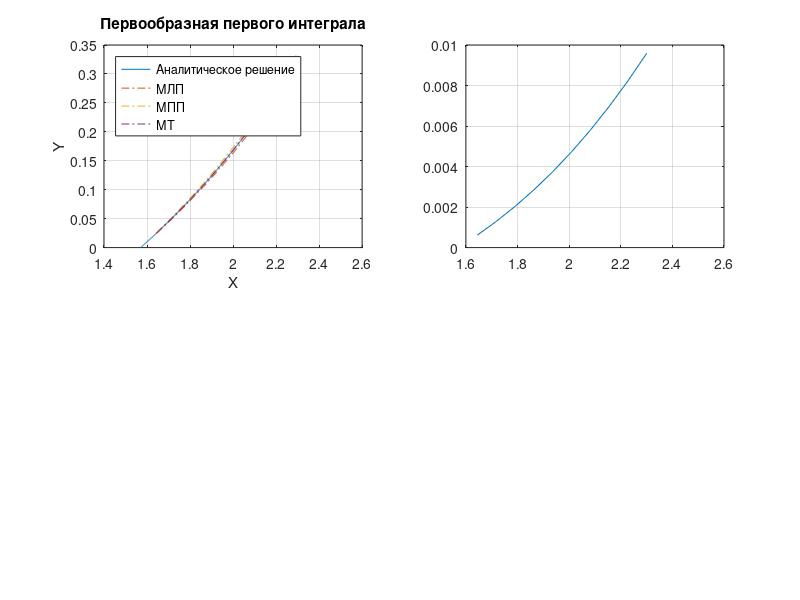

Here is the MATLAB script that generated this plot: (Note: this script raises an error after producing the figure.)
clear all;
format long;
a = pi/2;
b = 2*atan(sqrt(5));
n = 10;
h = (b-a)/n;
x = zeros(1, n+1);
y = zeros(1, n+1);
y01 = zeros(1, n);
y02 = zeros(1, n);
y03 = zeros(1, n);
F = zeros(1, n+1);
d1 = zeros(1, n);
d2 = zeros(1, n);
d3 = zeros(1, n);
i_i = zeros(n+1, 1);

%Построение сетки
k = a;
i_i(1, 1) = 0;
for p = 1:(n+1)
    x(1, p) = k;
    y(1, p) = 1/(3+2*cos(k));
    F(1, p) = 2/sqrt(5)*atan((tan(k/2))/sqrt(5))- 2/sqrt(5)*atan((tan(a/2))/sqrt(5));
    k = k+h;
end

%Конечно-разностный аналог и погрешность
k = a;
y01(1, 1) = y(1, 1)*h;
y02(1, 1) = y(1, 2)*h;
y03(1, 1) = (y(1, 2)+ y(1, 1))/2*h;
d1(1, 1) = abs(F(1, 2) - y01(1, 1));
d2(1, 1) = abs(F(1, 2) - y02(1, 1));
d3(1, 1) = abs(F(1, 2) - y03(1, 1));
for p = 2:n
    y01(1, p) = y01(1, p-1)+ y(1, p)*h;
    y02(1, p) = y02(1, p-1)+ y(1, p+1)*h;
    y03(1, p) = y03(1, p-1)+ (y(1, p+1)+ y(1, p))*h/2;
    d1(1, p) = abs(F(1, p+1) - y01(1, p));
    d2(1, p) = abs(F(1, p+1) - y02(1, p));
    d3(1, p) = abs(F(1, p+1) - y03(1, p));
    k = k + h;
    i_i(p+1, 1) = i_i(p, 1) + 1;
end


%Наибольшее погрешности
dm1 = max(d1);
dm2 = max(d2);
dm3 = max(d3);

%Построение графиков
X = a:1/1000:b;
Y = 2./sqrt(5).*atan((tan(X./2))./sqrt(5)) - 2/sqrt(5)*atan((tan(a/2))/sqrt(5));
x2 = x(1, 2:n+1);


figure
subplot(2,2,1);
plot(X, Y, "-", x2, y01, "-.", x2, y02, "-.", x2, y03, "-.");
grid on
title('Первообразная первого интеграла')
xlabel('X')
ylabel('Y')
legend({'Аналитическое решение', 'МЛП', 'МПП', 'МТ'}, 'Location', 'northwest');

subplot(2,2,2);
plot(x2, d1);
grid on
str = {'h = ' + string(h),'Δ^m = ' + string(dm1)};
text(2.25, 0.004, str);
title('Погрешность метода левых прямоугольников')
xlabel('X')
ylabel("Y")

subplot(2,2,3);
plot(x2, d2);
grid on
str = {'h = ' + string(h),'Δ^m = ' + string(dm2)};
text(2.25, 0.004, str);
title('Погрешность метода правых прямоугольников')
xlabel('X')
ylabel("Y")

subplot(2,2,4);
plot(x2, d3);
grid on
str = {'h = ' + string(h),'Δ^m = ' + string(dm3)};
text(2.25, 0.00006, str);
title('Погрешность метода трапеций')
xlabel('X')
ylabel("Y")


% xi = x';
% fi = y';
% Fi = F';
% yi_1 = y01';
% yi_2 = y02';
% yi_3 = y03';
% Delta1 = d1';
% Delta2 = d2';
% Delta3 = d3';
% 
% T = table(i_i, xi, fi, Fi, yi_1, yi_2, yi_3, Delta1, Delta2, Delta3);
% writetable(T,'Integral1.xlsx');